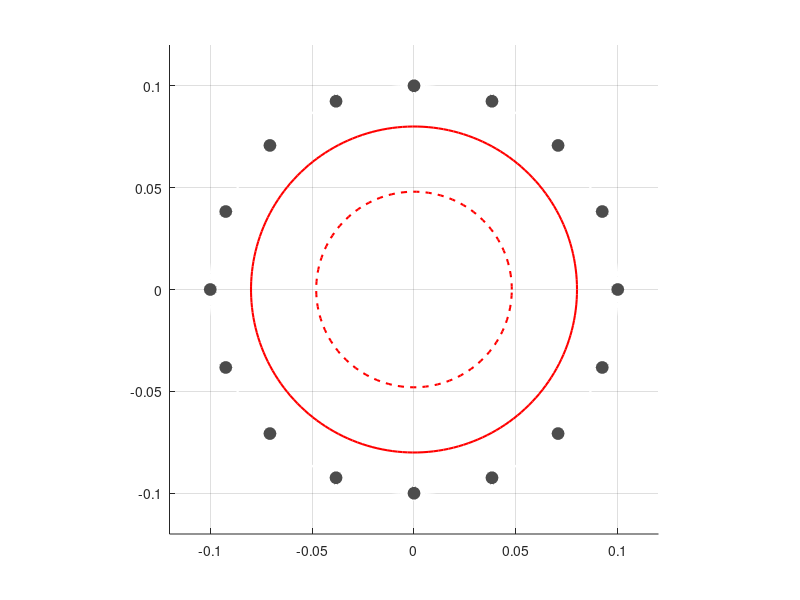

Reproduce this figure in MATLAB. (Note: this script raises an error after producing the figure.)
%% El BONITO
% F1014B Entregable 4

%% Definir metodo de integración
fprintf('Métodos de integración:\n')
fprintf('  1.Euler\n')
fprintf('  2. Runge-Kutta 2do orden\n')
fprintf('  3. Runge-Kutta 4do orden\n')
metodo = input('Elige un método: ');

%% parametros y cosas que no cambian
%etapa 3 cables
numero_cables = 16;

%intentos es el contador de veces que se activa el sistema de recuperación
intentos=0;

%etapa 1
numero_cargas =numero_cables;
%cargas negativas
%nota: Siempre debe tener el mismo signo de la partícula que se mueve
coulomb_carga=1e-6; 

%parametros etapa 2
%campo contante en teslas
%nota: estaba en 0.5 pero lo cambie
B_uniforme= 2;

%parametros etapa 3
radio_toroide = 0.1;
porcentaje_dibujar = 0.8;
radio_dibujar = radio_toroide * porcentaje_dibujar;
porcentaje_r_limite = porcentaje_dibujar*0.6; % el 60% del radio  para comprobar que si se enciende la contención  
radio_limite = radio_toroide * porcentaje_r_limite; 
%radio_limite=0.02;

corriente_estatica =  1000;
corriente_rescate = 5000;

% posicion y velocidad inciial 
r0  = [0.01, 0];  % podemos probar con valores  mas alejados del centro para comprobar que funciona el confinamiento 
dir = rand * 2*pi;
%nota: era 1e3 pero lo cambie para mejor confinamiento
vi  = 1e7 ; %% lo probé hasta con e7 que es 3.3% de la vleocidad de la luz y si jalo entonces lo veo bien
v0  = [vi*cos(dir), vi*sin(dir)];

%parametros de la simulacion
%nota: se hizo un dt más pqueño ya que era muy grande para las fuerzas
% dt tiene que ser mucho menor que el periodo de larmor 
%involucradas
dt=1e-10;
%nota 2: ademas, se va a cambior por otro dt al momento de integrar para
%que cuando se active el control tengamos un dt más fino
pasos=5000000;

radio=zeros(pasos+1, 2);
v =zeros(pasos+1, 2);
radio(1,:)=r0;
v(1,:) =v0;

%constantes
%carga del proton
q= 1.6e-19;
%masa del proton
m= 1.67e-27;
%miu cero
miu0 = 4*pi*1e-7;
%constante electrica
ke = 8.99e9;



%% Etapa Coulombiana (Atrapamiento Electrico)


% Se calculan donde estan las cargas
angulos_cargas = linspace(0, 2*pi, numero_cargas+1);
angulos_cargas(end) = [];
% Calcular las posiciones 
x_cargas = radio_toroide * cos(angulos_cargas);
y_cargas = radio_toroide * sin(angulos_cargas);

%creamos una funcion para la fuerza electrica (asi podemos usarla varias veces en el loop)
% update: se movia la funcion al final porque daba un error, parece que las
% funciones locales van al final


%% Etapa de Larmor (Atrapamiento Magnético Pasivo) (Entrega 2)
%En el loop


%% Etapa de Ampere (Entrega 3)
% posiciones de los cables
angulos_cables = linspace(0, 2*pi, numero_cables+1);
angulos_cables(end) = [];
x_cables = radio_toroide * cos(angulos_cables);
y_cables = radio_toroide * sin(angulos_cables);

%% Definimos figura
%( La definimos aqui porque los loops van a ir dibujando encima)
% nota: esto estaba más arriba pero se movio ya que no se mostraban las
% figuras
figure('Color','k')
hold on
grid on
axis equal
xlim([-0.12 0.12])
ylim([-0.12 0.12])

theta_circulo = linspace(0, 2*pi, 200);

% Dibujamos el circulo limite
plot(radio_limite*cos(theta_circulo), radio_limite*sin(theta_circulo), 'r--', 'LineWidth', 1.5);
% circulo de dibujo
plot(radio_dibujar*cos(theta_circulo), radio_dibujar*sin(theta_circulo), 'r-',  'LineWidth', 1.5);
% circulo grande toroide
plot(radio_toroide*cos(theta_circulo), radio_toroide*sin(theta_circulo), 'w-',  'LineWidth', 1.5);

% dibujamos cargas electricas
for i = 1:numero_cargas
    plot(x_cargas(i), y_cargas(i), 'c+', 'MarkerSize', 6, 'LineWidth', 1.5);
end

%dibujamos los cables en gris
hCables = zeros(1, numero_cables);
for i = 1:numero_cables
    hCables(i) = plot(x_cables(i), y_cables(i), 'wo', ...
        'MarkerFaceColor', [0.3 0.3 0.3], 'MarkerSize', 10);
end

% corriente
I = ones(1, numero_cables) * corriente_estatica;

% tray para dibujar mejor 
tray = animatedline('Color','b');

%% PRUEBAS 
%{
r_larmor = m * vi / (q * B_uniforme);
fprintf('Radio de Larmor: %.4f m\n', r_larmor)
fprintf('Radio del reactor: %.4f m\n', radio_toroide)
fprintf('Relacion r_larmor/reactor: %.2f\n', r_larmor/radio_toroide)

%}

%% Loop principal
try
    % un try porque si cierras el programa antes de que se acaben lso pasos
    % aparece un error y no me gusta
    for n=1:pasos
        %se calcula la dsitancia de la particula al centro
        distancia_centro=norm(radio(n,:));
        activo=distancia_centro >radio_limite; %cambié esta parte para contar  la cantidad de veces que se activa y siempre comprobarlo 
        % control activo (etapa 3/entregable 3)
        
        % Siempre reseteamos primero las corrientes
        I = ones(1, numero_cables) * corriente_estatica;

        %si la distancia del centro es mayor al radio limite se activa
        if activo
            intentos=intentos+1;
            % update: se ajusta dt para que mientras el control activo este
            % presnete tengamo un dt mas fino
            dt_efectivo = dt*0.1;

            %busca el cable mas cercano dependiendo del angulo
            angulo = atan2(radio(n,2), radio(n,1));
            %for si es cero
            if angulo < 0 
                angulo = angulo + 2*pi; 
            end
            
            % Mejor forma de encontrar el cable más cercano angularmente
            % antes se celculaba de forma mas dificil
        
            difAng = abs(atan2(sin(angulos_cables - angulo), cos(angulos_cables - angulo)));
 
            [~, cable_mas_cercano] = min(difAng);
            %se buscan los dos cables a un lado
            cable_izq = mod(cable_mas_cercano-2, numero_cables) + 1;
            cable_der = mod(cable_mas_cercano,   numero_cables) + 1;
            
            %se aplican las correintes de rescate (menor para los de aun lado)
            %update: se hace gradualmente

            I(cable_mas_cercano) = corriente_rescate;
            I(cable_izq) = corriente_rescate*0.5;
            I(cable_der) = corriente_rescate*0.5;
            
            %shapes and colors ~
            set(hCables, 'MarkerFaceColor', [0.3 0.3 0.3]);
            set(hCables(cable_mas_cercano), 'MarkerFaceColor', 'r');
            set(hCables([cable_izq cable_der]), 'MarkerFaceColor', [1 0.5 0]);
        else
            dt_efectivo = dt;
            set(hCables, 'MarkerFaceColor', [0.3 0.3 0.3]);            
            
        end

        % campo magentico por cables (etapa 3) + campo uniforme larmor(etapa 2)
        B_z=B_uniforme;

        for i = 1:numero_cables
            %calcular distancia (componentes x/y)
            dx_c = radio(n,1) - x_cables(i);
            dy_c = radio(n,2) - y_cables(i);

            %distancia
            dist = sqrt(dx_c^2 + dy_c^2+ 1e-10);
           
            %sentido de la corriente
            %si el cable es par el residuo es 0
            if mod(i,2) == 0
                corriente = I(i);
            else
                %cable impar
                corriente = -I(i);
            end
            % asi los calbles alternan sentido de corriente
            
            %se suma la contribucion al campo con la formula de biot-svaar
            
            B_z = B_z + (miu0 * corriente) / (2*pi*dist);
        end

        %Fuerza de lorentz expreimentada
        a_x = (q * v(n,2) * B_z) / m;
        a_y = -(q * v(n,1) * B_z) / m;

        % fuerza de coulomb (usando la fucnión ya hecha)
        F_elec = fuerza_electrica(radio(n,:), x_cargas, y_cargas, coulomb_carga, q, ke);

        %aceleracion
        a = [a_x + F_elec(1)/m,  a_y + F_elec(2)/m];

        % Integración (cambia
        switch metodo
            % Euler
            case 1
                radio(n+1,:)=radio(n,:)+v(n,:)*dt_efectivo;
                v(n+1,:)= v(n,:)+ a*dt_efectivo;
            
            % RK 2do orden
            case 2
                %derivada de la poscion
                k1_r = v(n,:);
                %derivada de la velocidad
                k1_v = a;
                
                %prediccion usando euler (vemos donde esta despues de dt)
                r_pred = radio(n,:) + k1_r*dt_efectivo;
                v_pred = v(n,:)     + k1_v*dt_efectivo;
                
                %calculamos el campo magentico en la poscion especificada
                Bz_pred = B_uniforme;

                %integramos la contribucion de todos los cables
                for i = 1:numero_cables
                    %se encuentar la distancia del lugar al cable
                    dx_c = r_pred(1) - x_cables(i);
                    dy_c = r_pred(2) - y_cables(i);
                    dist = sqrt(dx_c^2 + dy_c^2 +1e-10);
                   
                    % se hacen correintes alternadad
                    if mod(i,2)==0 
                        corriente = I(i); 
                    else 
                        corriente = -I(i);
                    end

                    %campo generado (formula)
                    Bz_pred = Bz_pred + (miu0*corriente)/(2*pi*dist);
                end
                
                %Formula RK                                     (Gracias clase de Matlab por:)
                F_elec_pred = fuerza_electrica(r_pred, x_cargas, y_cargas, coulomb_carga, q, ke);
                k2_r = v_pred;
                k2_v = [(q*v_pred(2)*Bz_pred)/m + F_elec_pred(1)/m,-(q*v_pred(1)*Bz_pred)/m + F_elec_pred(2)/m];
                % (q*v_pred(2)*Bz_pred) y -(q*v_pred(2)*Bz_pred) aparecen por lafuerza de lorentz q(vXB)
                
                % se actualizan posicion y velocidad
                radio(n+1,:)=radio(n,:)+0.5*(k1_r + k2_r)*dt_efectivo;
                v(n+1,:)= v(n,:)+ 0.5*(k1_v + k2_v)*dt_efectivo;

            %RK4
            case 3
                % estado incial de nuevo
                k1_r = v(n,:);
                k1_v = a;
 
                % k2 (se calcula el punto medio con la formula de RK4)
                r2 = radio(n,:) + k1_r*(dt_efectivo/2);
                v2 = v(n,:)+ k1_v*(dt_efectivo/2);

                %inicializamos el campo mágnetico
                Bz2 = B_uniforme;
                  %por cada cable
                for i = 1:numero_cables
                    %diferencia de x/y usando la posicion de r2
                    dx_c = r2(1)-x_cables(i); 
                    dy_c = r2(2)-y_cables(i);
                    %distancia
                    dist = sqrt(dx_c^2+dy_c^2 + 1e-10); 
                  
                    %alternamos las corrientes
                    if mod(i,2)==0
                        corriente=I(i); 
                    else
                        corriente=-I(i); 
                    end

                    % se recalcula el campo en este punto
                    Bz2 = Bz2 + (miu0*corriente)/(2*pi*dist);
                end
                %ahora tenemos la fuerza electrica en r2
                F2 = fuerza_electrica(r2, x_cargas, y_cargas, coulomb_carga, q, ke);
                %pendiente de posicon para k2
                k2_r = v2;
                %pendiente velocidad
                k2_v = [(q*v2(2)*Bz2)/m+F2(1)/m, -(q*v2(1)*Bz2)/m+F2(2)/m];
 
                % k3
                %posicion estimada
                r3 = radio(n,:)+ k2_r*(dt_efectivo/2);
                % v estimada
                v3 = v(n,:)+ k2_v*(dt_efectivo/2);

                %resetamos el campo magnetico
                Bz3 = B_uniforme;


                for i = 1:numero_cables
                    %caclulo de distancias por milesima vez :P
                    dx_c = r3(1)-x_cables(i); 
                    dy_c = r3(2)-y_cables(i);
                    dist = sqrt(dx_c^2+dy_c^2+1e-10); 
                    
                    %corrientes alternas
                    if mod(i,2)==0
                        corriente=I(i); 
                    else 
                        corriente=-I(i); 
                    end
                    %se acutliza la contribucion de este cable al campo
                    Bz3 = Bz3 + (miu0*corriente)/(2*pi*dist);
                end
                %funcion de arriba
                F3 = fuerza_electrica(r3, x_cargas, y_cargas, coulomb_carga, q, ke);
                
                %pendientes nuevas
                k3_r = v3;
                k3_v = [(q*v3(2)*Bz3)/m+F3(1)/m, -(q*v3(1)*Bz3)/m+F3(2)/m];
 
                % k4
                %psocion final estimada
                r4 = radio(n,:) + k3_r*dt_efectivo;
                %v final estimada
                v4 = v(n,:) + k3_v*dt_efectivo;

                %reset
                Bz4 = B_uniforme;



                for i = 1:numero_cables
                    % d i s t a n c i a
                    dx_c = r4(1)-x_cables(i); 
                    dy_c = r4(2)-y_cables(i);
                    dist = sqrt(dx_c^2+dy_c^2+ 1e-10); 

                    % c o r r i e n t e s  a l t e r n a s
                    if mod(i,2)==0 
                        corriente=I(i); 
                    else 
                        corriente=-I(i); 
                    end
                    
                    %actualizamos campo
                    Bz4 = Bz4 + (miu0*corriente)/(2*pi*dist);
                end
                %fuerza electricidad
                F4 = fuerza_electrica(r4, x_cargas, y_cargas, coulomb_carga, q, ke);
                %pendiente final
                k4_r = v4;
                %pendiente velocidad
                k4_v = [(q*v4(2)*Bz4)/m+F4(1)/m, -(q*v4(1)*Bz4)/m+F4(2)/m];
                
                %actualización final de posición
                radio(n+1,:) = radio(n,:) + (dt_efectivo/6)*(k1_r + 2*k2_r + 2*k3_r + k4_r);
                v(n+1,:) = v(n,:)+ (dt_efectivo/6)*(k1_v + 2*k2_v + 2*k3_v + k4_v);

        end

       
        % la velocidad no aumenta por el modelo fisico, sino porerrores de
        % truncamiento de la sintegrales, en la vida real se conserva, por
        % lo tanto pongo este limitante

        % Animación
        %nota: se cambio para visualizar mejor
        %ahora no dibuja todo de nuevo
        if mod(n, 10) == 0
            % add headscatter o addhead
            addpoints(tray, radio(n,1), radio(n,2));
            drawnow limitrate
            %head=scatter2(putnos de arriba,10, filled)

        end

        % VERIFICADOR DE VELOCIDAD PORQUE SIGUE AVANZANDO

        if mod(n, 10000) == 0
            fprintf('paso %d | r=%.4f | |v|=%.2f\n', n, distancia_centro, norm(v(n,:)));
        end        

    end

    title('Entregable 4: Confinamiento  completo (Coulomb, Larmor,Ampere)')
    xlabel('x(m)')
    ylabel('y(m)')
catch
    fprintf("Terminado :) ")
    disp("Pasos de control :"+intentos)
end




%% Funcion fuerza electrica (PArte de Etapa 1)
%creamos una funcion para la fuerza electrica (asi podemos usarla varias veces en el loop)

function F = fuerza_electrica(pos, x_cargas, y_cargas, coulomb_carga, q, ke)
    F = [0, 0];
    for i = 1:length(x_cargas)
        dx = pos(1) - x_cargas(i);
        dy = pos(2) - y_cargas(i);
        % pequeña cantidad al final para evitar errores (visto en el modulo pasado)
        r = sqrt(dx^2 + dy^2 +1e-10);
        F_mag = ke * q * coulomb_carga / r^2;
        %actualizamos fuerzas
        F(1) = F(1) + F_mag * (dx/r);
        F(2) = F(2) + F_mag * (dy/r);
    end
end
